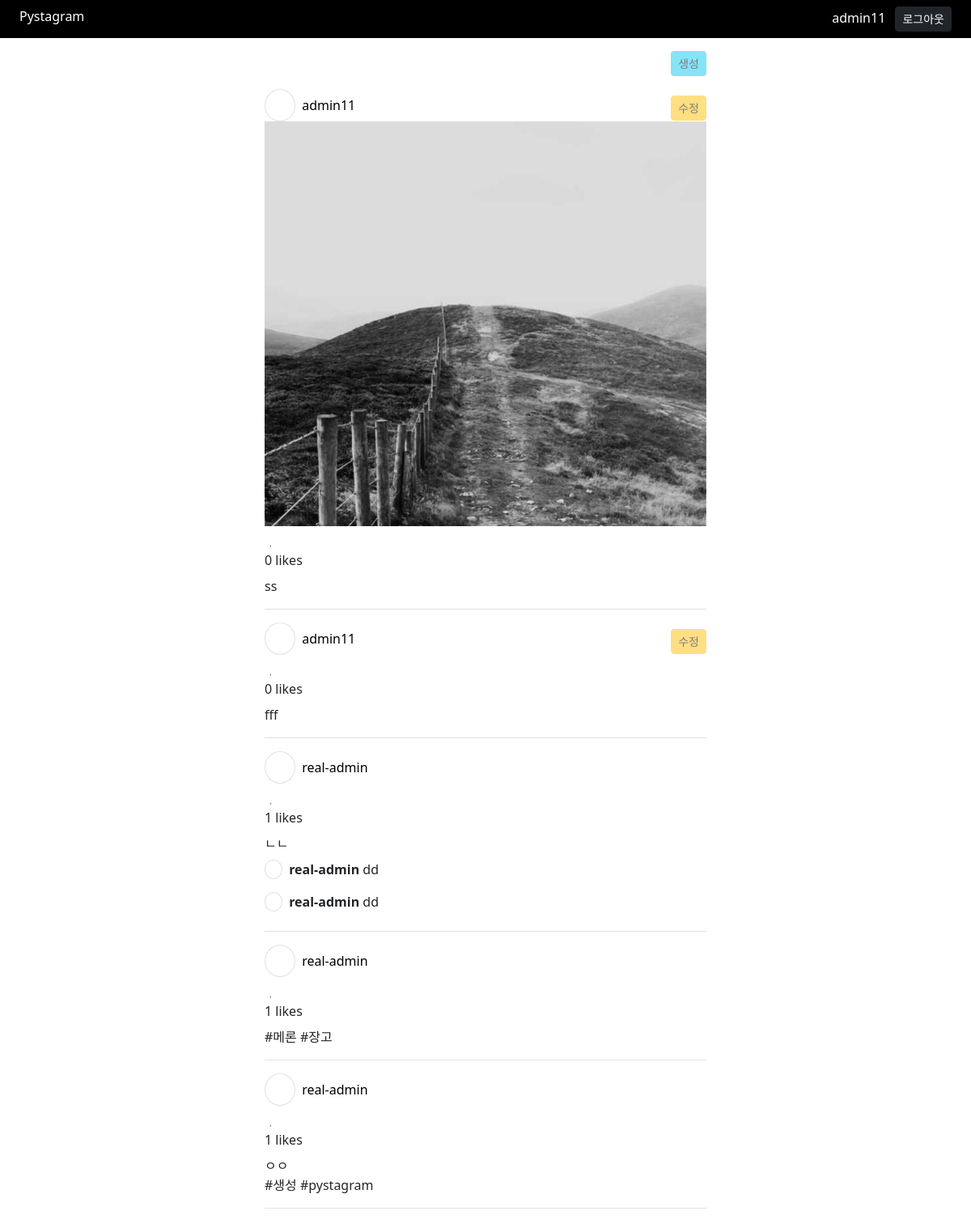
Page / (signed in) on the committed database.
### member/models.py (models this page shows, shortened)
class User(AbstractBaseUser):  # 기본 기능은 상속받아서 사용
    email = models.EmailField(
        verbose_name='email',
        unique = True
    )
    is_active = models.BooleanField(default = False) # 기본적으로 비활성화 시켜놓고 확인 후 활성화
    is_admin = models.BooleanField(default = False)  # admin 기능
    nickname = models.CharField('nickname', max_length=20, unique=True)
    following = models.ManyToManyField(
        'self', symmetrical=False, related_name='followers',
        through='UserFollowing', through_fields=('from_user', 'to_user')
    )  # 'self' User가 User를 받을 수 없어서 self사용
    objects = UserManager()  # 메니져는 UserManager()
    USERNAME_FIELD = 'email'  # 기본 유저네임(아이디)를 email로 지정
    EMAIL_FIELD = 'email'
    REQUIRED_FIELDS = []
    class Meta:
        verbose_name = '유저'
        verbose_name_plural = f'{verbose_name} 목록'
    def __str__(self):
        return self.nickname

### post/models.py (models this page shows, shortened)
class Post(TimestampModel):  # utils/models.py 에서 상속 받은 모델
    content = models.TextField('본문')
    user = models.ForeignKey(User, on_delete=models.CASCADE)  # 외례키 설정, 유저 삭제시 같이 삭제
    class Meta:
        verbose_name = '포스트'
        verbose_name_plural = '포스트 목록'

class PostImage(TimestampModel):
    post = models.ForeignKey(Post, on_delete=models.CASCADE, related_name='images')  # related_name='postimage_set'이 기본값
    image = models.ImageField('이미지', upload_to='post/%Y/%m/%d')  # 이미지 경로가 post/년/월/일
    class Meta:
        verbose_name = '이미지'
        verbose_name_plural = '이미지 목록'

class Comment(TimestampModel):
    post = models.ForeignKey(Post, related_name='comments', on_delete=models.CASCADE)
    content = models.CharField('내용', max_length=255)
    user = models.ForeignKey(User, on_delete=models.CASCADE)

### post/views.py (the view)
# urls.py: path('', post_views.PostListView.as_view(), name='main'),
class PostListView(ListView):
    queryset = Post.objects.all().select_related('user').prefetch_related('images', 'comments', 'likes')
    template_name = 'post/list.html'
    paginate_by = 5
    ordering = ('-created_at',)
    def get_context_data(self, *args, **kwargs):
        data = super().get_context_data(*args, **kwargs)
        data['comment_form'] = CommentForm()
        return data

### post/templatetags/custom_tag.py (called while the page is built)
@register.simple_tag()
def add_like_class(user, likes):
    for like_obj in likes:
        if like_obj.user == user:
            return ' text-danger'
    return ''

### templates/post/list.html (shortened to what this page needs)
{% extends 'base.html' %}
{% load static %}
{% load custom_tag %}
{% block style %}
    <link rel="stylesheet" href="https://cdn.jsdelivr.net/npm/swiper@11/swiper-bundle.min.css"/>
{% endblock %}
{% block content %}
    <div class="row">
        <div class="text-end col-10 offset-1 col-lg-6 offset-lg-3 opacity-50">
            <a class="btn btn-sm btn-info" href="{% url 'create' %}">생성</a>
        </div>
        <div class="col-10 offset-1 col-lg-6 offset-lg-3 infinite-container">
            {% for post in object_list %}
                <div class="border-bottom my-4 pb-2 infinite-item">
                    <div class="mb-2">
                        <span class="p-2 border rounded-circle me-2">
                            <i class="fa-solid fa-user" style="width: 16px; padding-left: 3px;"></i>
                        </span>
                        <a href="{% url 'profile:detail' post.user.nickname %}" class="text-decoration-none text-black">
                            {{ post.user.nickname }}
                        </a>
                        {% if post.user == request.user %}
                            <a href="{% url 'update' post.pk %}" class="btn btn-warning btn-sm opacity-50 float-end">수정</a>
                        {% endif %}
                    </div>
                    <div class="swiper" style="max-height: 500px;">
                        <div class="border-1 swiper-wrapper">
                        {% for post_image in post.images.all %}
                            <div class="swiper-slide">
                                <img class="img-fluid post-image" src="{{ post_image.image.url }}" alt="">
                            </div>
                        {% endfor %}
                        </div>
                    </div>
                    <div class="mt-1">
                        <button class="border-0 bg-transparent rounded-3 like-btn{% add_like_class request.user post.likes.all %}" data-post_pk="{{ post.pk }}">
                            <i class="fa-regular fa-heart"></i>
                        </button>
                        <button class="border-0 bg-transparent rounded-3 add-comment">
                            <i class="fa-regular fa-comment"></i>
                        </button>
                        <div>
                            {{ post.likes.count }} likes
                        </div>
                        <div class="my-2">
                        {{ post.content | linebreaksbr }}
                        </div>
                    </div>
                    <div class="mt-2">
                        {% for comment in post.comments.all %}
                            <p>
                                <span class="px-1 py-0 border rounded-circle me-2">
                                    <i class="fa-solid fa-user fa-xs" style="width:8px; padding-left: 1px;"></i>
                                </span>
                                <strong>{{ comment.user }}</strong> {{ comment.content | linebreaksbr }}
                            </p>
                        {% endfor %}
                    </div>
                </div>
            {% endfor %}
        </div>
    </div>
{% endblock %}

### templates/base.html (shortened to what this page needs)
{%  load static %}
<!DOCTYPE html>
<html lang="en">
<head>
    <link rel="stylesheet" href="{% static 'css/bootstrap.css' %}">
    <link href="{% static 'font-awesome/css/fontawesome.css' %}" rel="stylesheet" />
    <link href="{% static 'font-awesome/css/brands.css' %}" rel="stylesheet" />
    <link href="{% static 'font-awesome/css/solid.css' %}" rel="stylesheet" />
    <link href="{% static 'css/my_style.css' %}" rel="stylesheet" />
    {% block style %}{% endblock %}
</head>
<body>
<nav class="d-flex justify-content-between py-2 px-4 bg-black text-white">
    <div>
        <a href="{% url 'main' %}" class="text-decoration-none text-white">Pystagram</a>
    </div>
    <div>
        <a href="{% url 'search' %}">
            <i class="fa-solid fa-magnifying-glass text-white"></i>
        </a>
    </div>
    <div class="text-end">
        {% if request.user.is_authenticated %}
            {{ request.user.nickname }}
            <form action="{% url 'logout' %}" method="post" class="d-inline ms-2">
                <button class="btn btn-dark btn-sm">로그아웃</button>
            </form>
        {% else %}
            <a class="btn btn-dark btn-sm" href="{% url 'signup' %}">회원가입</a>
            <a class="btn btn-dark btn-sm" href="{% url 'login' %}">로그인</a>
        {% endif %}
    </div>
</nav>
<div class="container pt-3">
    {% block content %}{% endblock %}
</div>
</body>
</html>

### static/css/my_style.css (style rules this page uses)
.like-btn { color: gray; }
.add-comment { color: lightgreen !important; }
.post-image { aspect-ratio: 1 / 1; object-fit: cover; }

### templates/post/list.html (style rules this page uses)
.post-image { aspect-ratio: 1 / 1; object-fit: cover; }

### rows in the picture
User: user.nickname "admin11"
Post: user.nickname "admin11", shows "수정", likes.count "0", content "ss"
PostImage: image (picture)
Post: user.nickname "admin11", shows "수정", likes.count "0", content "fff"
Post: user.nickname "real-admin", likes.count "1", content "ㄴㄴ"
Comment: user "real-admin", content "dd"
Comment: user "real-admin", content "dd"
Post: user.nickname "real-admin", likes.count "1", content "#메론 #장고"
Post: user.nickname "real-admin", likes.count "1", content "ㅇㅇ #생성 #pystagram"
